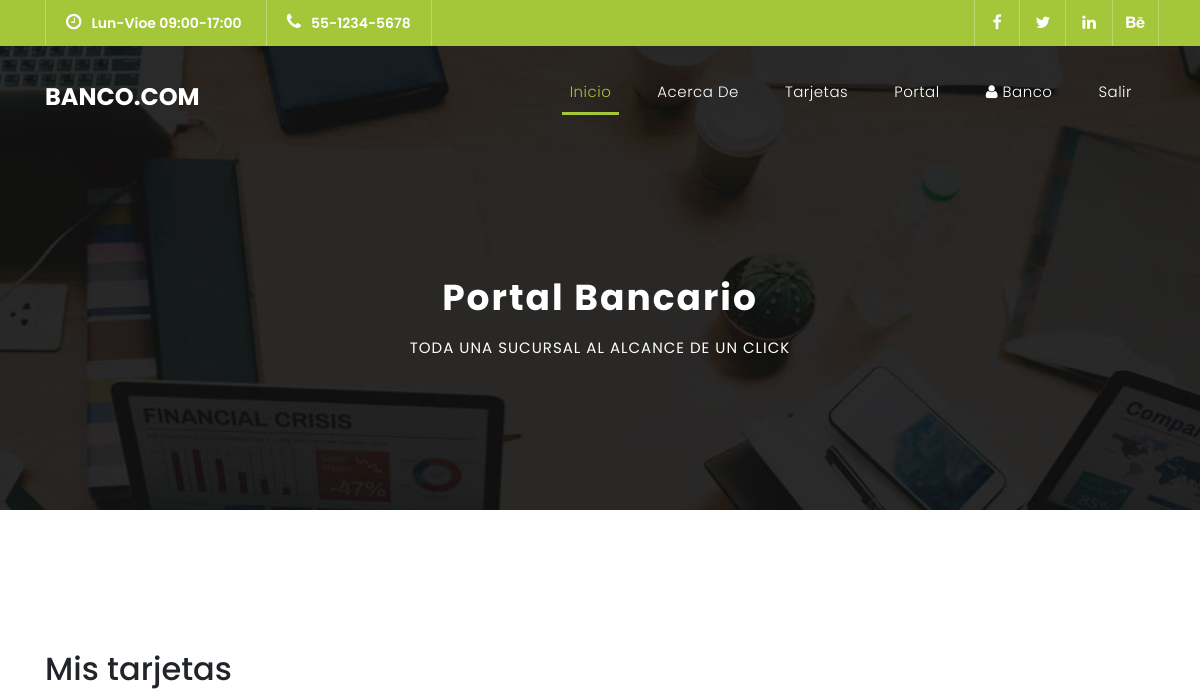
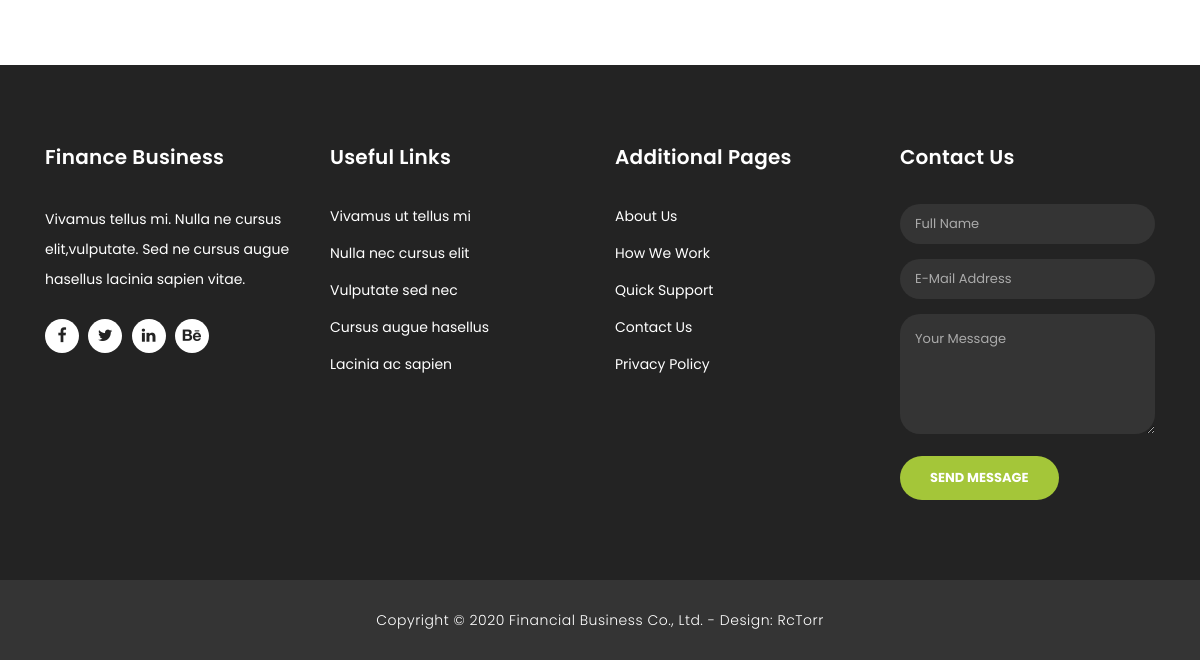
/portal/ (signed in), run on an earlier commit of the app's database (2 pictures, top to bottom).
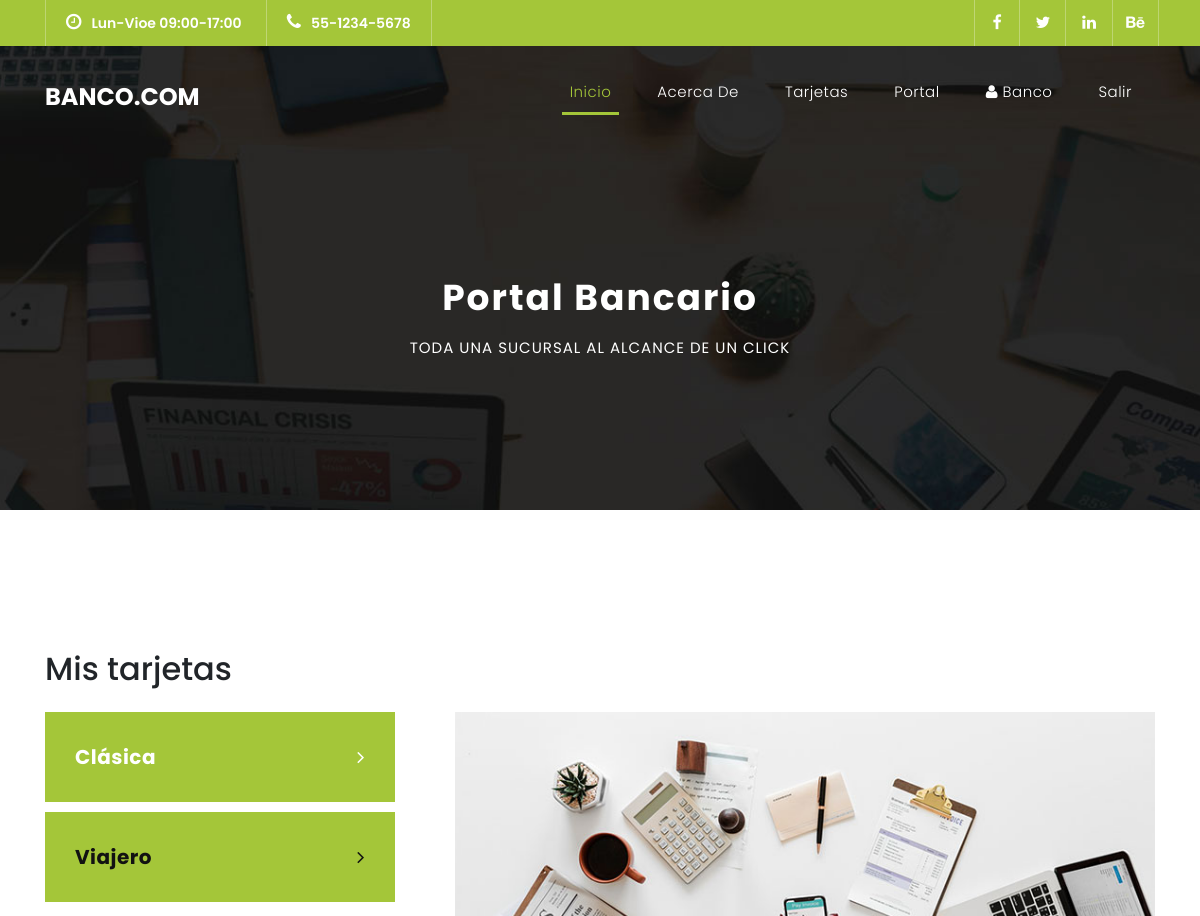
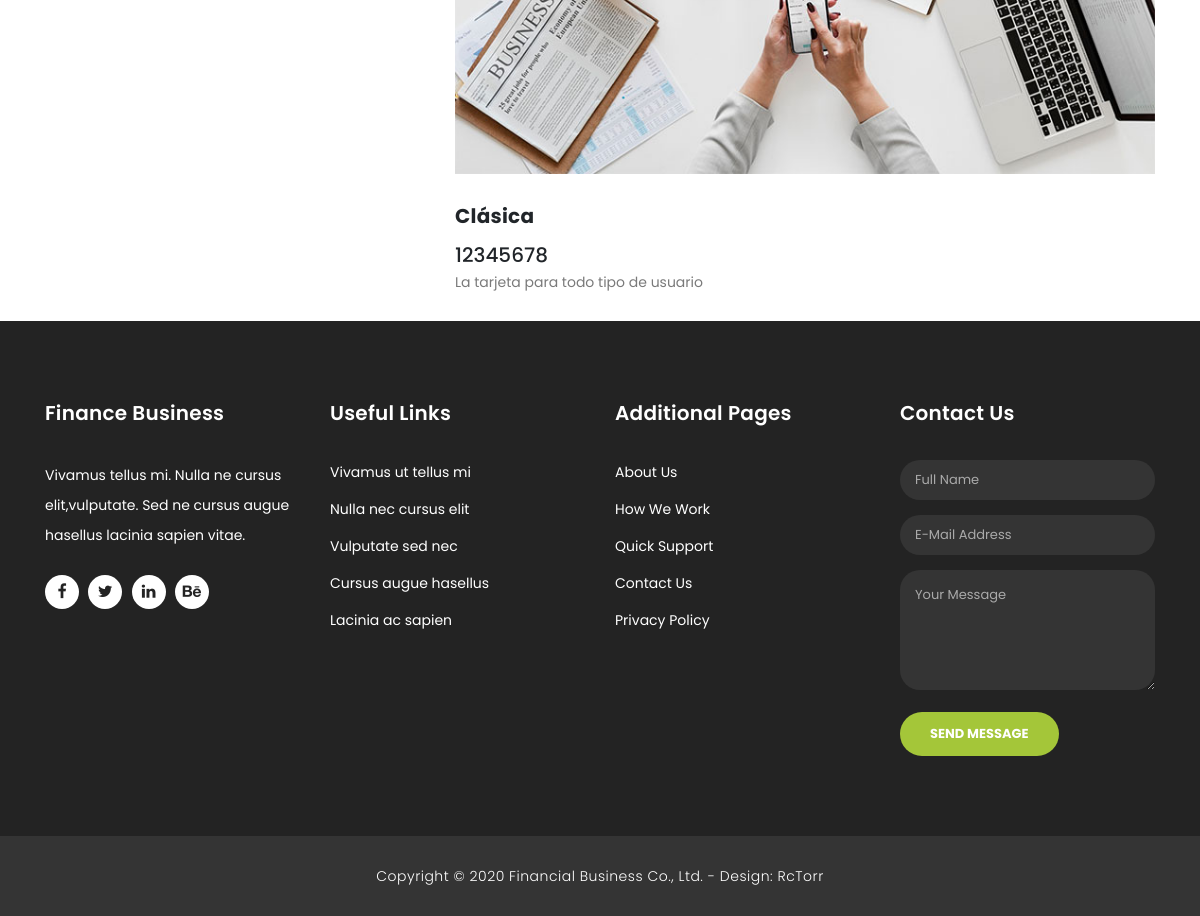
And on a later commit of the database (2 pictures, top to bottom).
### banco_app/models.py (models this page shows, shortened)
class ClienteTarjeta(models.Model):
    cliente = models.ForeignKey(Cliente, on_delete=models.CASCADE)
    tarjeta = models.ForeignKey(Tarjeta, on_delete=models.CASCADE)
    numeroTarjeta = models.IntegerField()
    creditoMax = models.FloatField(null=True, blank=True)

class Tarjeta(models.Model):
    nombre = models.CharField(max_length=145)
    descripcion = models.CharField(max_length=256)
    interes = models.FloatField(default=0.0)

### banco_app/views.py (the view)
# urls.py: path('portal/', views.portal, name="portal"),
@login_required()
def portal(request):
    user = request.user  # obtenemos el usuario activo
    tarjetas_usuario = ClienteTarjeta.objects.filter(cliente__user=user)
    return render(request, "banco_app/portal.html",
        {
            "tarjetas": tarjetas_usuario,
        }
    )

### banco_app/templates/banco_app/portal.html
{% extends "banco_app/base.html" %}
{% load static %}
{% block contenido %}
    <div class="page-heading header-text">
      <div class="container">
        <div class="row">
          <div class="col-md-12">
            <h1>Portal Bancario</h1>
            <span>Toda una sucursal al alcance de un click</span>
          </div>
        </div>
      </div>
    </div>
    <div class="single-services mb-4">
      <div class="container">
        <h2 class="mb-4">Mis tarjetas</h2>
        <div class="row" id="tabs">
          <div class="col-md-4">
            <ul>
              {% for tarj_user in tarjetas %}
              <li>
                <a href='#tabs-{{ forloop.counter }}'>
                  {{ tarj_user.tarjeta.nombre }}<i class="fa fa-angle-right"></i>
                </a>
              </li>
              {% endfor %}
            </ul>
          </div>
          <div class="col-md-8">
            <section class='tabs-content'>
              {% for tarj_user in tarjetas %}
              <article id='tabs-{{ forloop.counter }}'>
                <img src="{% static 'banco_app/images/single_service_01.jpg' %}" alt="">
                <h4>{{ tarj_user.tarjeta.nombre }}</h4>
                <h5>{{ tarj_user.numeroTarjeta }}</h5>
                <p>{{ tarj_user.tarjeta.descripcion }}</p>
              </article>
              {% endfor %}
            </section>
          </div>
        </div>
      </div>
    </div>
{% endblock %}

### banco_app/templates/banco_app/base.html (shortened to what this page needs)
{% load static %}
<!DOCTYPE html>
<html lang="es">
  <head>
    <link href="{% static 'banco_app/bootstrap/css/bootstrap.min.css' %}" rel="stylesheet">
    <link rel="stylesheet" href="{% static 'banco_app/css/fontawesome.css' %}">
    <link rel="stylesheet" href="{% static 'banco_app/css/templatemo-finance-business.css' %}">
    <link rel="stylesheet" href="{% static 'banco_app/css/owl.css' %}">
  </head>
  <body>
    <div class="sub-header">
      <div class="container">
        <div class="row">
          <div class="col-md-8 col-xs-12">
            <ul class="left-info">
              <li><a href="#"><i class="fa fa-clock-o"></i>Lun-Vioe 09:00-17:00</a></li>
              <li><a href="#"><i class="fa fa-phone"></i>55-1234-5678</a></li>
            </ul>
          </div>
          <div class="col-md-4">
            <ul class="right-icons">
              <li><a href="#"><i class="fa fa-facebook"></i></a></li>
              <li><a href="#"><i class="fa fa-twitter"></i></a></li>
              <li><a href="#"><i class="fa fa-linkedin"></i></a></li>
              <li><a href="#"><i class="fa fa-behance"></i></a></li>
            </ul>
          </div>
        </div>
      </div>
    </div>
    <header class="">
      <nav class="navbar navbar-expand-lg">
        <div class="container">
          <a class="navbar-brand" href="/"><h2>BANCO.COM</h2></a>
          <div class="collapse navbar-collapse" id="navbarResponsive">
            <ul class="navbar-nav ml-auto">
              <li class="nav-item active">
                <a class="nav-link" href="/">Inicio
                </a>
              </li>
              <li class="nav-item">
                <a class="nav-link" href="/acerca-de/">Acerca de</a>
              </li>
              <li class="nav-item">
                <a class="nav-link" href="/tarjetas/">Tarjetas</a>
              </li>
              <li class="nav-item">
                <a class="nav-link" href="/portal/">Portal</a>
              </li>
              {% if user.is_authenticated %}
              <li class="nav-item">
                <a class="nav-link" href="/perfil/">
                  <i class="fa fa-solid fa-user"></i> {{ user }}</a>
              </li>
              <li class="nav-item">
                <a class="nav-link" href="/logout/">Salir</a>
              </li>
              {% else %}
              <li class="nav-item">
                <a class="nav-link" href="/login/">Entrar</a>
              </li>
              {% endif %}
            </ul>
          </div>
        </div>
      </nav>
    </header>
    {% block contenido %}
    {% endblock %}
    <footer>
      <div class="container">
        <div class="row">
          <div class="col-md-3 footer-item">
            <h4>Finance Business</h4>
            <p>Vivamus tellus mi. Nulla ne cursus elit,vulputate. Sed ne cursus augue hasellus lacinia sapien vitae.</p>
            <ul class="social-icons">
              <li><a rel="nofollow" href="https://fb.com/" target="_blank"><i class="fa fa-facebook"></i></a></li>
              <li><a href="#"><i class="fa fa-twitter"></i></a></li>
              <li><a href="#"><i class="fa fa-linkedin"></i></a></li>
              <li><a href="#"><i class="fa fa-behance"></i></a></li>
            </ul>
          </div>
          <div class="col-md-3 footer-item">
            <h4>Useful Links</h4>
            <ul class="menu-list">
              <li><a href="#">Vivamus ut tellus mi</a></li>
              <li><a href="#">Nulla nec cursus elit</a></li>
              <li><a href="#">Vulputate sed nec</a></li>
              <li><a href="#">Cursus augue hasellus</a></li>
              <li><a href="#">Lacinia ac sapien</a></li>
            </ul>
          </div>
          <div class="col-md-3 footer-item">
            <h4>Additional Pages</h4>
            <ul class="menu-list">
              <li><a href="#">About Us</a></li>
              <li><a href="#">How We Work</a></li>
              <li><a href="#">Quick Support</a></li>
              <li><a href="#">Contact Us</a></li>
              <li><a href="#">Privacy Policy</a></li>
            </ul>
          </div>
          <div class="col-md-3 footer-item last-item">
            <h4>Contact Us</h4>
            <div class="contact-form">
              <form id="contact footer-contact" action="" method="post">
                <div class="row">
                  <div class="col-lg-12 col-md-12 col-sm-12">
                    <fieldset>
                      <input name="name" type="text" class="form-control" id="name" placeholder="Full Name" required="">
                    </fieldset>
                  </div>
                  <div class="col-lg-12 col-md-12 col-sm-12">
                    <fieldset>
                      <input name="email" type="text" class="form-control" id="email" pattern="[^ @]*@[^ @]*" placeholder="E-Mail Address" required="">
                    </fieldset>
                  </div>
                  <div class="col-lg-12">
                    <fieldset>
                      <textarea name="message" rows="6" class="form-control" id="message" placeholder="Your Message" required=""></textarea>
                    </fieldset>
                  </div>
                  <div class="col-lg-12">
                    <fieldset>
                      <button type="submit" id="form-submit" class="filled-button">Send Message</button>
                    </fieldset>
                  </div>
                </div>
              </form>
            </div>
          </div>
        </div>
      </div>
    </footer>
    <div class="sub-footer">
      <div class="container">
        <div class="row">
          <div class="col-md-12">
            <p>Copyright &copy; 2020 Financial Business Co., Ltd.
            - Design: <a rel="nofollow noopener" href="https://rctorr.wordpress.com" target="_blank">RcTorr</a></p>
          </div>
        </div>
      </div>
    </div>
  </body>
</html>

What changed in the data, as far as the page shows it:
added ClienteTarjeta: tarjeta.nombre "Clásica", numeroTarjeta "12345678", tarjeta.descripcion "La tarjeta para todo tipo de usuario"
added ClienteTarjeta: tarjeta.nombre "Viajero", shown under "Mis tarjetas"
